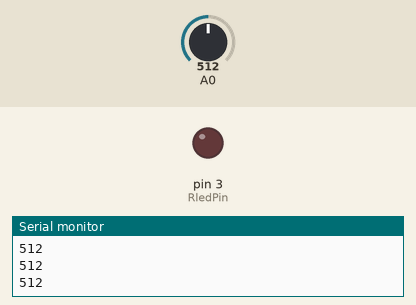
Simulated run of this sketch. Board: Arduino Uno, built with avr-gcc and run on an emulated ATmega328P. Shown: output pins drawn as LEDs (lit = HIGH), the last lines printed to the serial monitor. The inputs (shaded band) are chosen by the test bench; at power-on: A0 = 512.

Above: at 1.2 s.
1.3 s: A0 set to 482
At 2.5 s:
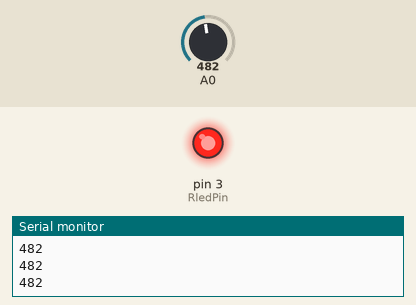
2.8 s: A0 set to 510
At 3.9 s:
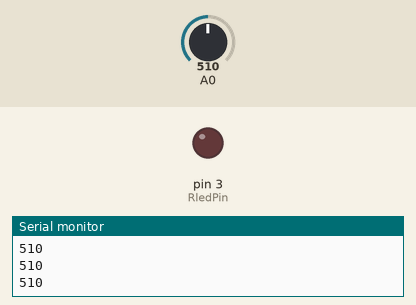
4.3 s: A0 set to 490
At 4.9 s:
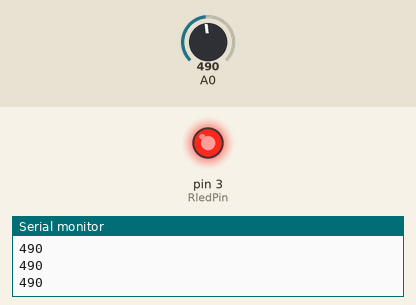
Timing chart, 0 to 7.3 s (numbered marks = the images above; inputs shaded):
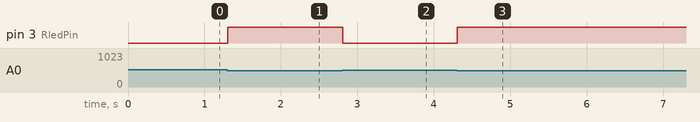

The sketch:

P3_LEDwPoteniometer.ino
```cpp
const int RledPin = 3;

void setup() {

  Serial.begin(9600);
  pinMode (RledPin, OUTPUT);
}

void loop() {

  int sensorValue = analogRead(A0);

  Serial.println(sensorValue);
  if (sensorValue > 500){
    digitalWrite(RledPin, LOW);
  }
  else {
    digitalWrite(RledPin, HIGH);
  }
  delay(1);  // delay in between reads for stability
}
```

Measured:
- the behaviour switches between 501 and 500 on A0 (found by bisection; images 0 and 1)
- after the input at 1.3 s, pin 3 (RledPin): LOW → HIGH at once
- after the input at 2.8 s, pin 3 (RledPin): HIGH → LOW at once
- after the input at 4.3 s, pin 3 (RledPin): LOW → HIGH at once
